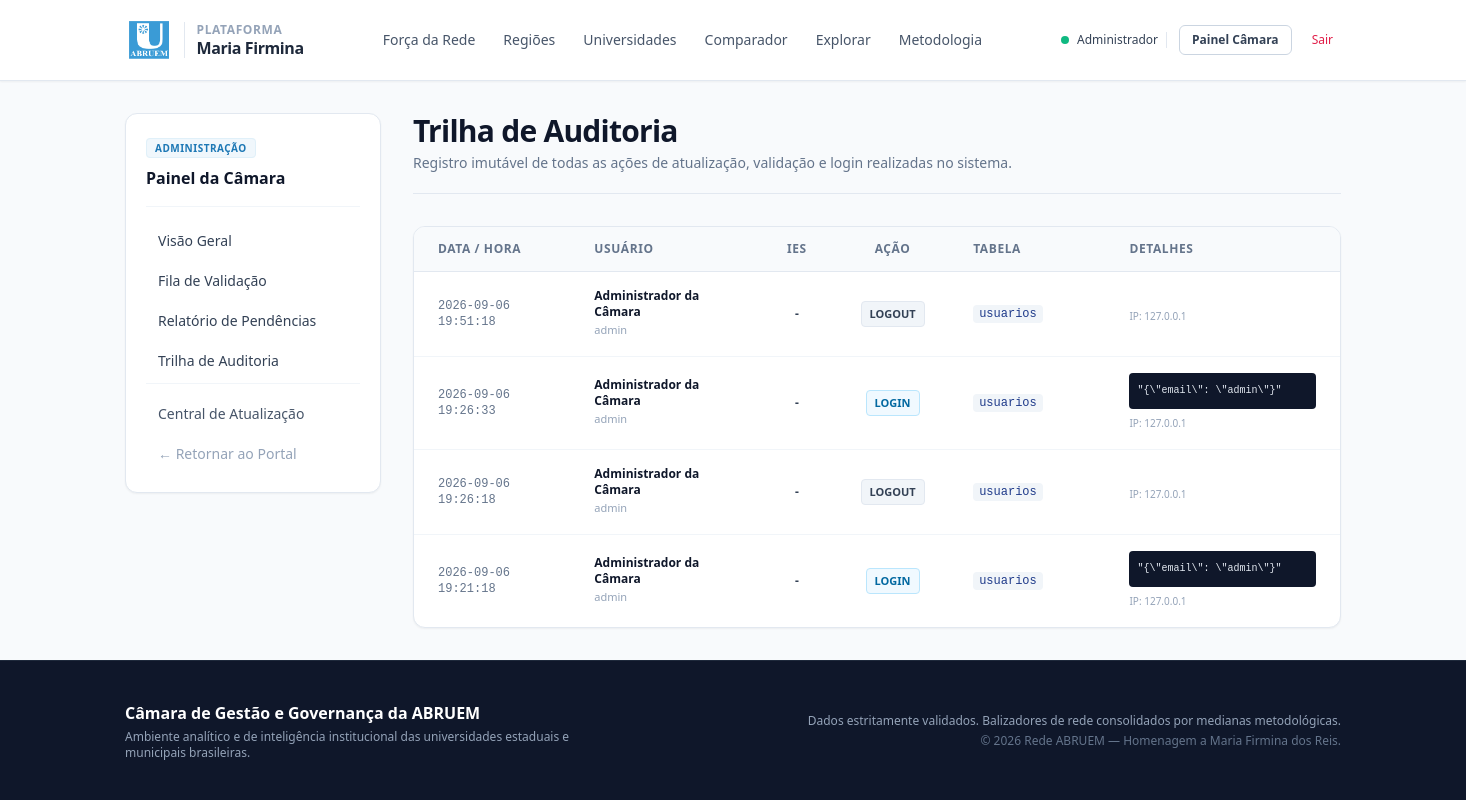
/admin/auditoria (signed in), run on an earlier commit of the app's database.
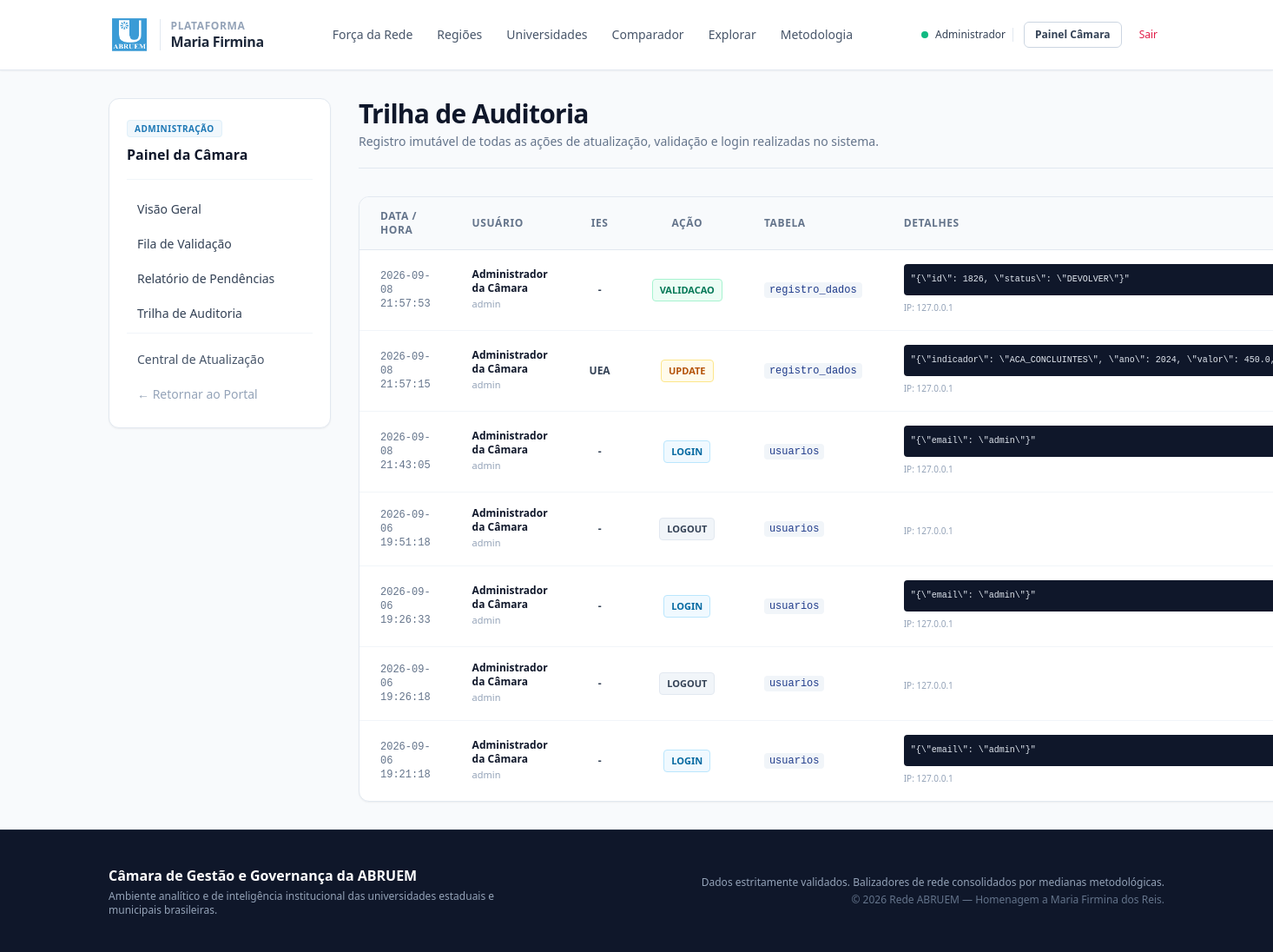
And on a later commit of the database.
### tables this page shows
CREATE TABLE auditoria (
    id INTEGER PRIMARY KEY AUTOINCREMENT,
    usuario_id INTEGER,
    universidade_id TEXT,
    tabela_afetada TEXT NOT NULL,
    acao TEXT NOT NULL,
    dados_antigos TEXT,
    dados_novos TEXT,
    ip_origem TEXT,
    criado_em DATETIME DEFAULT CURRENT_TIMESTAMP,
    FOREIGN KEY (usuario_id) REFERENCES usuarios(id) ON DELETE SET NULL,
    FOREIGN KEY (universidade_id) REFERENCES universidades(id) ON DELETE SET NULL
);

CREATE TABLE usuarios (
    id INTEGER PRIMARY KEY AUTOINCREMENT,
    nome TEXT NOT NULL,
    email TEXT NOT NULL UNIQUE,
    senha_hash TEXT NOT NULL,
    perfil TEXT NOT NULL,
    universidade_id TEXT,
    precisa_trocar_senha INTEGER DEFAULT 0,
    ativo INTEGER DEFAULT 1,
    criado_em DATETIME DEFAULT CURRENT_TIMESTAMP,
    FOREIGN KEY (universidade_id) REFERENCES universidades(id) ON DELETE SET NULL
);

CREATE TABLE universidades (
    id TEXT PRIMARY KEY,
    sigla TEXT NOT NULL UNIQUE,
    nome TEXT NOT NULL,
    tipo TEXT NOT NULL,
    uf TEXT NOT NULL,
    regiao TEXT NOT NULL,
    municipio_sede TEXT,
    ano_filiacao INTEGER,
    status TEXT DEFAULT 'ATIVA',
    criado_em DATETIME DEFAULT CURRENT_TIMESTAMP
);

### app/controllers/admin_controller.py (the view)
@admin_bp.route('/auditoria')
def auditoria():
    aud_repo = AuditoriaRepository()
    registros = aud_repo.listar_ultimas(100)
    return render_template('admin/auditoria.html', auditoria=registros)

### app/controllers/admin_controller.py (called while the page is built)
@admin_bp.before_request
def verificar_acesso_admin():
    if not AuthService.esta_autenticado() or not AuthService.exigir_admin():
        abort(403)

### app/repositories/auditoria_repository.py (called while the page is built)
    def listar_ultimas(self, limite=100):
        sql = """
            SELECT a.*, u.nome as usuario_nome, u.email as usuario_email,
                   uni.sigla as universidade_sigla
            FROM auditoria a
            LEFT JOIN usuarios u ON a.usuario_id = u.id
            LEFT JOIN universidades uni ON a.universidade_id = uni.id
            ORDER BY a.criado_em DESC
            LIMIT %s
        """
        return self.executar_consulta(sql, (limite,))

### app/repositories/base_repository.py (called while the page is built)
    def executar_consulta(self, sql, parametros=None):
        sql_sqlite = sql.replace('%s', '?')
        conn = get_db_connection()
        try:
            cursor = conn.cursor()
            cursor.execute(sql_sqlite, parametros or ())
            return cursor.fetchall()
        finally:
            conn.close()

### app/services/auth_service.py (called while the page is built)
    @staticmethod
    def esta_autenticado():
        return 'usuario_id' in session

    @staticmethod
    def exigir_admin():
        return session.get('perfil') == 'ADMIN_CAMARA'

### database/connection.py (called while the page is built)
def dict_factory(cursor, row):
    d = {}
    for idx, col in enumerate(cursor.description):
        d[col[0]] = row[idx]
    return d

def get_db_connection():
    caminho_db = Path(Config.DB_PATH)
    caminho_db.parent.mkdir(parents=True, exist_ok=True)
    conn = sqlite3.connect(str(caminho_db), timeout=30.0)
    conn.row_factory = dict_factory
    conn.execute("PRAGMA foreign_keys = ON;")
    return conn

### app/templates/admin/auditoria.html (shortened to what this page needs)
{% extends 'layouts/base.html' %}
{% block content %}
<div class="flex flex-col lg:flex-row items-start gap-8">
    {% include 'layouts/sidebar_admin.html' %}
    <div class="flex-1 w-full space-y-8">
        <div class="border-b border-slate-200 pb-5">
            <h1 class="text-2xl sm:text-3xl font-bold text-slate-900 tracking-tight">Trilha de Auditoria</h1>
            <p class="text-sm text-slate-500 mt-1">Registro imutável de todas as ações de atualização, validação e login realizadas no sistema.</p>
        </div>
        <div class="bg-white rounded-xl border border-slate-200 shadow-sm overflow-hidden">
            <div class="overflow-x-auto">
                <table class="w-full text-left text-sm text-slate-600">
                    <thead class="bg-slate-50 text-xs font-semibold uppercase tracking-wider text-slate-500 border-b border-slate-200">
                        <tr>
                            <th scope="col" class="px-6 py-3.5 w-1/6">Data / Hora</th>
                            <th scope="col" class="px-6 py-3.5 w-1/5">Usuário</th>
                            <th scope="col" class="px-6 py-3.5 w-1/12 text-center">IES</th>
                            <th scope="col" class="px-6 py-3.5 text-center w-1/12">Ação</th>
                            <th scope="col" class="px-6 py-3.5 w-1/6">Tabela</th>
                            <th scope="col" class="px-6 py-3.5 w-1/4">Detalhes</th>
                        </tr>
                    </thead>
                    <tbody class="divide-y divide-slate-100">
                        {% for a in auditoria %}
                        <tr class="hover:bg-slate-50/80 transition-colors">
                            <td class="px-6 py-4 font-mono text-xs text-slate-500">{{ a.criado_em }}</td>
                            <td class="px-6 py-4">
                                <strong class="text-slate-900 text-xs block">{{ a.usuario_nome or 'Sistema' }}</strong>
                                <span class="text-[11px] text-slate-400 block truncate">{{ a.usuario_email or '' }}</span>
                            </td>
                            <td class="px-6 py-4 text-center font-semibold text-slate-700 text-xs">
                                {{ a.universidade_sigla or '-' }}
                            </td>
                            <td class="px-6 py-4 text-center">
                                <span class="inline-flex items-center px-2 py-0.5 rounded text-[11px] font-bold uppercase
                                    {% if a.acao == 'LOGIN' %} bg-sky-50 text-sky-700 border border-sky-200
                                    {% elif a.acao == 'VALIDACAO' %} bg-emerald-50 text-emerald-700 border border-emerald-200
                                    {% elif a.acao == 'UPDATE' %} bg-amber-50 text-amber-700 border border-amber-200
                                    {% else %} bg-slate-100 text-slate-700 border border-slate-200 {% endif %}">
                                    {{ a.acao }}
                                </span>
                            </td>
                            <td class="px-6 py-4 font-mono text-xs text-slate-600">
                                <code>{{ a.tabela_afetada }}</code>
                            </td>
                            <td class="px-6 py-4">
                                {% if a.dados_novos %}
                                    <pre class="bg-slate-900 text-slate-200 text-[10px] p-2 rounded max-h-24 overflow-y-auto font-mono">{{ a.dados_novos | tojson(indent=2) }}</pre>
                                {% endif %}
                                <span class="text-[10px] text-slate-400 block mt-1">IP: {{ a.ip_origem or '127.0.0.1' }}</span>
                            </td>
                        </tr>
                        {% else %}
                        <tr>
                            <td colspan="6" class="px-6 py-8 text-center text-sm text-slate-400">Nenhum evento registrado na auditoria até o momento.</td>
                        </tr>
                        {% endfor %}
                    </tbody>
                </table>
            </div>
        </div>
    </div>
</div>
{% endblock %}

### app/templates/layouts/base.html (shortened to what this page needs)
<!DOCTYPE html>
<html lang="pt-BR" class="h-full bg-slate-50">
<head>
    <script src="https://cdn.tailwindcss.com"></script>
    <link rel="stylesheet" href="{{ url_for('static', filename='css/main.css') }}">
</head>
<body class="flex flex-col min-h-full font-sans text-slate-900 antialiased selection:bg-abruem-500 selection:text-white">
    {% include 'layouts/navbar.html' %}
    <main class="flex-1 max-w-7xl w-full mx-auto px-4 sm:px-6 lg:px-8 py-8">
        {% block content %}{% endblock %}
    </main>
    {% include 'layouts/footer.html' %}
</body>
</html>

### app/templates/layouts/navbar.html
<header class="sticky top-0 z-50 bg-white/95 backdrop-blur border-b border-slate-200 shadow-sm">
    <div class="max-w-7xl mx-auto px-4 sm:px-6 lg:px-8 h-20 flex items-center justify-between">
        <a href="{{ url_for('home.index') }}" class="flex items-center gap-3 group">
            <img src="{{ url_for('static', filename='img/logo-abruem.png') }}" alt="Logo ABRUEM" class="h-12 w-auto object-contain transition group-hover:scale-105">
            <div class="flex flex-col border-l border-slate-200 pl-3">
                <span class="text-xs font-semibold uppercase tracking-wider text-slate-400">Plataforma</span>
                <span class="text-base font-bold text-slate-800 tracking-tight leading-tight group-hover:text-abruem-600 transition">Maria Firmina</span>
            </div>
        </a>
        <nav class="hidden md:flex items-center gap-1 text-sm font-medium text-slate-600">
            <a href="{{ url_for('home.index') }}" class="px-3 py-2 rounded-md hover:bg-slate-100 hover:text-slate-900 transition">Força da Rede</a>
            <a href="{{ url_for('regioes.index') }}" class="px-3 py-2 rounded-md hover:bg-slate-100 hover:text-slate-900 transition">Regiões</a>
            <a href="{{ url_for('universidades.lista') }}" class="px-3 py-2 rounded-md hover:bg-slate-100 hover:text-slate-900 transition">Universidades</a>
            <a href="{{ url_for('comparador.index') }}" class="px-3 py-2 rounded-md hover:bg-slate-100 hover:text-slate-900 transition">Comparador</a>
            <a href="{{ url_for('explorar.index') }}" class="px-3 py-2 rounded-md hover:bg-slate-100 hover:text-slate-900 transition">Explorar</a>
            <a href="{{ url_for('metodologia.index') }}" class="px-3 py-2 rounded-md hover:bg-slate-100 hover:text-slate-900 transition">Metodologia</a>
        </nav>
        <div class="flex items-center gap-3">
            {% if session.get('usuario_id') %}
                <div class="flex items-center gap-2 pr-2 border-r border-slate-200 text-xs">
                    <span class="h-2 w-2 rounded-full bg-emerald-500 animate-pulse"></span>
                    <span class="font-medium text-slate-700">{{ session.get('nome').split()[0] }}</span>
                </div>
                {% if session.get('perfil') == 'ADMIN_CAMARA' %}
                    <a href="{{ url_for('admin.painel') }}" class="px-3 py-1.5 text-xs font-semibold rounded-md border border-slate-300 text-slate-700 hover:bg-slate-50 transition">Painel Câmara</a>
                {% else %}
                    <a href="{{ url_for('minha_universidade.painel') }}" class="px-3 py-1.5 text-xs font-semibold rounded-md border border-slate-300 text-slate-700 hover:bg-slate-50 transition">Minha Universidade</a>
                {% endif %}
                <a href="{{ url_for('auth.logout') }}" class="text-xs font-medium text-rose-600 hover:text-rose-700 px-2 py-1 transition">Sair</a>
            {% else %}
                <a href="{{ url_for('auth.login') }}" class="inline-flex items-center justify-center px-4 py-2 text-sm font-semibold rounded-md bg-abruem-800 text-white hover:bg-abruem-900 shadow-sm transition">Área Restrita</a>
            {% endif %}
        </div>
    </div>
</header>

### app/templates/layouts/sidebar_admin.html
<aside class="w-full lg:w-64 bg-white rounded-xl border border-slate-200 p-5 shadow-sm shrink-0">
    <div class="border-b border-slate-100 pb-4 mb-4">
        <span class="text-[10px] font-bold uppercase tracking-wider text-abruem-600 bg-abruem-50 px-2 py-0.5 rounded border border-abruem-100">Administração</span>
        <h3 class="text-base font-bold text-slate-900 mt-2">Painel da Câmara</h3>
    </div>
    <nav class="space-y-1">
        <a href="{{ url_for('admin.painel') }}" class="flex items-center gap-2.5 px-3 py-2 rounded-lg text-sm font-medium text-slate-700 hover:bg-slate-50 hover:text-abruem-800 transition">
            Visão Geral
        </a>
        <a href="{{ url_for('admin.submissoes') }}" class="flex items-center gap-2.5 px-3 py-2 rounded-lg text-sm font-medium text-slate-700 hover:bg-slate-50 hover:text-abruem-800 transition">
            Fila de Validação
        </a>
        <a href="{{ url_for('relatorios.pendencias') }}" class="flex items-center gap-2.5 px-3 py-2 rounded-lg text-sm font-medium text-slate-700 hover:bg-slate-50 hover:text-abruem-800 transition">
            Relatório de Pendências
        </a>
        <a href="{{ url_for('admin.auditoria') }}" class="flex items-center gap-2.5 px-3 py-2 rounded-lg text-sm font-medium text-slate-700 hover:bg-slate-50 hover:text-abruem-800 transition">
            Trilha de Auditoria
        </a>
        <div class="pt-3 mt-3 border-t border-slate-100 space-y-1">
            <a href="{{ url_for('minha_universidade.painel') }}" class="flex items-center gap-2.5 px-3 py-2 rounded-lg text-sm font-medium text-slate-600 hover:bg-slate-50 hover:text-abruem-800 transition">
                Central de Atualização
            </a>
            <a href="{{ url_for('home.index') }}" class="flex items-center gap-2.5 px-3 py-2 rounded-lg text-sm font-medium text-slate-400 hover:text-slate-600 transition">
                &larr; Retornar ao Portal
            </a>
        </div>
    </nav>
</aside>

### app/templates/layouts/footer.html
<footer class="bg-slate-900 border-t border-slate-800 text-slate-400 text-sm mt-auto py-10">
    <div class="max-w-7xl mx-auto px-4 sm:px-6 lg:px-8 flex flex-col md:flex-row items-center justify-between gap-6 text-center md:text-left">
        <div>
            <strong class="text-white text-base block font-bold">Câmara de Gestão e Governança da ABRUEM</strong>
            <p class="text-xs text-slate-400 mt-1 max-w-md">Ambiente analítico e de inteligência institucional das universidades estaduais e municipais brasileiras.</p>
        </div>
        <div class="md:text-right text-xs space-y-1">
            <p class="text-slate-400">Dados estritamente validados. Balizadores de rede consolidados por medianas metodológicas.</p>
            <p class="text-slate-500">&copy; 2026 Rede ABRUEM — Homenagem a Maria Firmina dos Reis.</p>
        </div>
    </div>
</footer>

### app/static/css/main.css (style rules this page uses)
:root { --primary: #1e3a8a; --primary-hover: #1e40af; --primary-light: #eff6ff; --secondary: #0f172a; --accent: #0284c7; --success: #16a34a; --warning: #d97706; --danger: #dc2626; --bg-page: #f8fafc; --bg-card: #ffffff; --border-color: #e2e8f0; --text-main: #0f172a; --text-muted: #64748b; --font-sans: -apple-system, BlinkMacSystemFont, "Segoe UI", Roboto, Helvetica, Arial, sans-serif; --font-mono: ui-monospace, SFMono-Regular, Menlo, Monaco, Consolas, monospace; }
*, *::before, *::after { box-sizing: border-box; margin: 0; padding: 0; }
a { color: var(--primary); text-decoration: none; transition: color 0.15s ease-in-out; }
code { font-family: var(--font-mono); background-color: #f1f5f9; padding: 2px 6px; border-radius: 4px; font-size: 0.85em; color: var(--primary); }
.text-center { text-align: center; }

What changed in the data, as far as the page shows it:
added auditoria: criado_em "2026-09-08 21:57:53", nome "Administrador da Câmara", email "admin", universidade_sigla "-", acao "VALIDACAO", tabela_afetada "registro_dados", dados_novos|tojson "\"{\\\"id\\\": 1826, \\\"status\\\": \\\"DEVOLVER\\\"}\"", ip_origem "127.0.0.1"
added auditoria: criado_em "2026-09-08 21:57:15", nome "Administrador da Câmara", email "admin", sigla "UEA", acao "UPDATE", tabela_afetada "registro_dados", dados_novos|tojson "\"{\\\"indicador\\\": \\\"ACA_CONCLUINTES\\\", \\\"ano\\\": 2024, \\\"valor\\\":…", ip_origem "127.0.0.1"
added auditoria: criado_em "2026-09-08 21:43:05", nome "Administrador da Câmara", email "admin", universidade_sigla "-", acao "LOGIN", tabela_afetada "usuarios", dados_novos|tojson "\"{\\\"email\\\": \\\"admin\\\"}\"", ip_origem "127.0.0.1"
